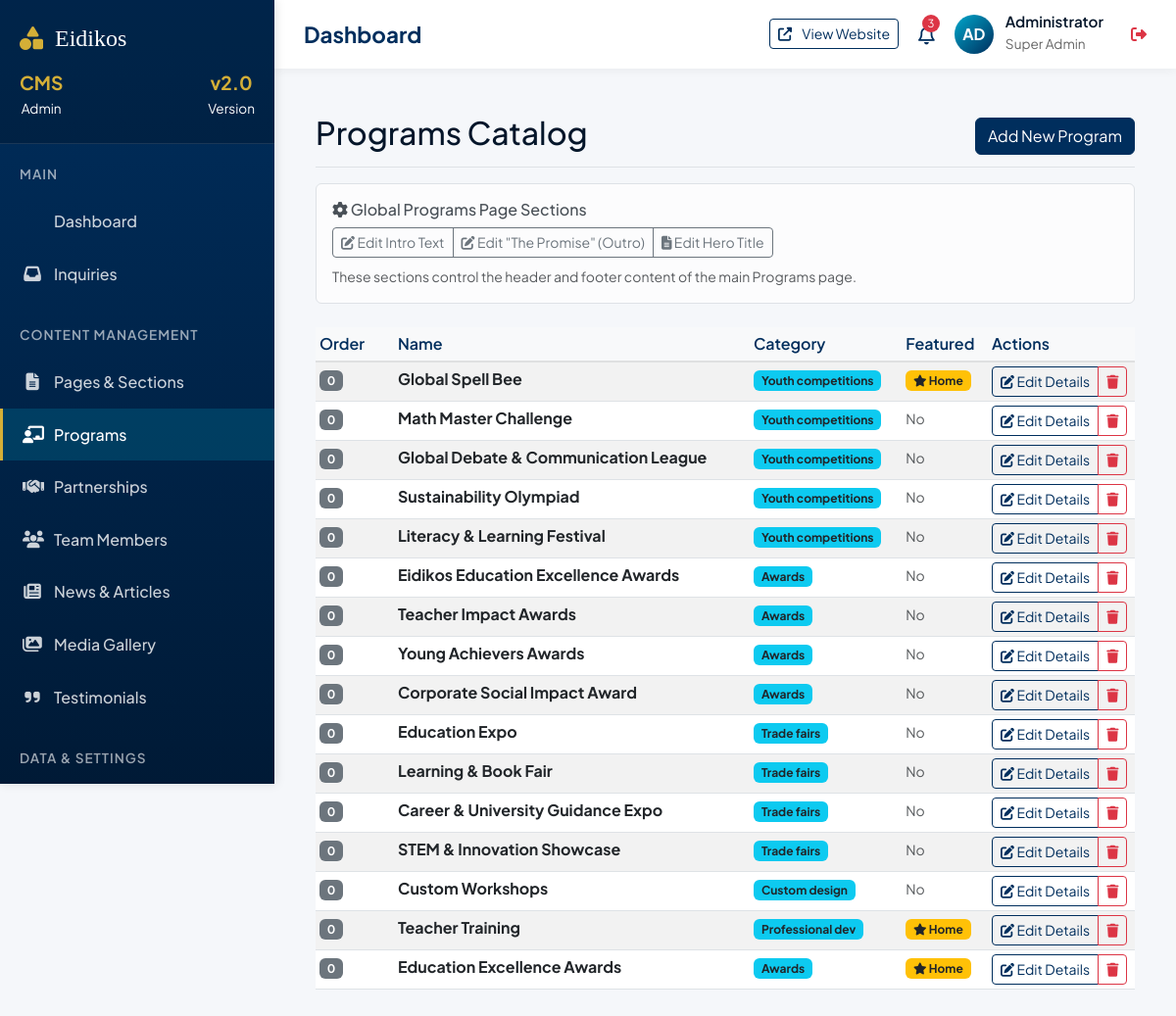
The app's page /admin/programs (signed in) with its own data.
### app/models.py (models this page shows, shortened)
class Program(db.Model):
    id = db.Column(db.Integer, primary_key=True)
    name = db.Column(db.String(255), nullable=False)
    slug = db.Column(db.String(64), unique=True, nullable=False)
    excerpt = db.Column(db.String(250))
    description = db.Column(db.Text)
    type = db.Column(db.String(64)) # competitions, training, recognition, awards, trade_fairs, custom
    category = db.Column(db.String(64)) # youth_competitions, professional_dev, etc. (deprecated but kept for compat)
    icon = db.Column(db.String(64))
    image_filename = db.Column(db.String(255))
    cta_url = db.Column(db.String(255))
    cta_text = db.Column(db.String(64), default="Learn More")
    is_featured = db.Column(db.Boolean, default=False)
    order = db.Column(db.Integer, default=0)
    gallery_items = db.relationship('GalleryItem', backref='program', lazy='dynamic', cascade='all, delete-orphan')

### app/admin_routes.py (the view)
@admin_bp.route('/programs')
@login_required
def list_programs():
    programs = Program.query.order_by(Program.order.asc()).all()
    return render_template('admin/programs_list.html', programs=programs)

### app/admin_routes.py (called while the page is built)
def login_required(f):
    @wraps(f)
    def decorated_function(*args, **kwargs):
        if not session.get('logged_in'):
            return redirect(url_for('admin.login', next=request.url))
        return f(*args, **kwargs)
    return decorated_function

### app/templates/admin/programs_list.html
{% extends "admin/base.html" %}
{% block content %}
<div class="d-flex justify-content-between flex-wrap flex-md-nowrap align-items-center pt-3 pb-2 mb-3 border-bottom">
    <h1 class="h2">Programs Catalog</h1>
    <a href="{{ url_for('admin.create_program') }}" class="btn btn-primary">Add New Program</a>
</div>
<div class="alert alert-light border mb-4">
    <h6 class="mb-2"><i class="fas fa-cog"></i> Global Programs Page Sections</h6>
    <div class="btn-group btn-group-sm">
        <a href="{{ url_for('admin.edit_section', id=2) }}" class="btn btn-outline-secondary">
            <i class="fas fa-edit"></i> Edit Intro Text
        </a>
        <a href="{{ url_for('admin.edit_section', id=3) }}" class="btn btn-outline-secondary">
            <i class="fas fa-edit"></i> Edit "The Promise" (Outro)
        </a>
        <a href="{{ url_for('admin.edit_page', id=3) }}" class="btn btn-outline-secondary">
            <i class="fas fa-file-alt"></i> Edit Hero Title
        </a>
    </div>
    <small class="d-block mt-2 text-muted">These sections control the header and footer content of the main Programs
        page.</small>
</div>
<div class="table-responsive">
    <table class="table table-striped table-sm">
        <thead class="table-light">
            <tr>
                <th width="80">Order</th>
                <th>Name</th>
                <th>Category</th>
                <th>Featured</th>
                <th width="150">Actions</th>
            </tr>
        </thead>
        <tbody>
            {% for program in programs %}
            <tr>
                <td><span class="badge bg-secondary">{{ program.order }}</span></td>
                <td><strong>{{ program.name }}</strong></td>
                <td><span class="badge bg-info text-dark">{{ program.category|replace('_', ' ')|capitalize }}</span>
                </td>
                <td>
                    {% if program.is_featured %}
                    <span class="badge bg-warning text-dark"><i class="fas fa-star"></i> Home</span>
                    {% else %}
                    <span class="text-muted small">No</span>
                    {% endif %}
                </td>
                <td>
                    <div class="btn-group btn-group-sm">
                        <a href="{{ url_for('admin.edit_program', id=program.id) }}" class="btn btn-outline-primary"
                            title="Edit Program & Content">
                            <i class="fas fa-edit"></i> Edit Details
                        </a>
                        <button type="button" class="btn btn-outline-danger"
                            data-url="{{ url_for('admin.delete_program', id=program.id) }}"
                            onclick="confirmDelete(this.dataset.url, 'Delete Program', 'Are you sure?')">
                            <i class="fas fa-trash"></i>
                        </button>
                    </div>
                </td>
            </tr>
            {% endfor %}
        </tbody>
    </table>
</div>
{% endblock %}

### app/static/css/admin_custom.css (style rules this page uses)
:root { --primary: #002e5d; --secondary: #00a8cc; --accent: #d4af37; --dark: #05162a; --light-bg: #f8f9fa; --success: #28a745; --warning: #ffc107; --danger: #dc3545; --info: #17a2b8; --border-radius: 8px; --shadow: 0 4px 12px rgba(0,0,0,0.1); --transition: all 0.3s ease; }
* { margin: 0; padding: 0; box-sizing: border-box; }
body { font-family: 'Plus Jakarta Sans', sans-serif; background: #f5f7fa; color: var(--dark); line-height: 1.6; overflow-x: hidden; }
.table th { font-weight: 600; color: var(--primary); border-bottom-width: 2px; }
.btn-primary { background-color: var(--primary); border-color: var(--primary); }
.btn-outline-primary { color: var(--primary); border-color: var(--primary); }

### records on screen
Program: order "0", name "Global Spell Bee", category "Youth competitions", is_featured True (drawn)
Program: order "0", name "Math Master Challenge", category "Youth competitions", is_featured "No"
Program: order "0", name "Global Debate & Communication League", category "Youth competitions", is_featured "No"
Program: order "0", name "Sustainability Olympiad", category "Youth competitions", is_featured "No"
Program: order "0", name "Literacy & Learning Festival", category "Youth competitions", is_featured "No"
Program: order "0", name "Eidikos Education Excellence Awards", category "Awards", is_featured "No"
Program: order "0", name "Teacher Impact Awards", category "Awards", is_featured "No"
Program: order "0", name "Young Achievers Awards", category "Awards", is_featured "No"
Program: order "0", name "Corporate Social Impact Award", category "Awards", is_featured "No"
Program: order "0", name "Education Expo", category "Trade fairs", is_featured "No"
Program: order "0", name "Learning & Book Fair", category "Trade fairs", is_featured "No"
Program: order "0", name "Career & University Guidance Expo", category "Trade fairs", is_featured "No"
Program: order "0", name "STEM & Innovation Showcase", category "Trade fairs", is_featured "No"
Program: order "0", name "Custom Workshops", category "Custom design", is_featured "No"
Program: order "0", name "Teacher Training", category "Professional dev", is_featured True (drawn)
Program: order "0", name "Education Excellence Awards", category "Awards", is_featured True (drawn)
